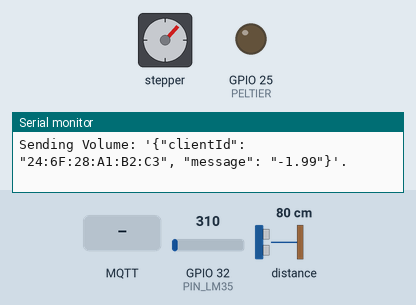
This program was run on a simulated ESP32. On the bench: stepper motor, output pins drawn as LEDs (lit = HIGH), the last lines printed to the serial monitor. The inputs (shaded band) are chosen by the test bench; at power-on: distance to the obstacle 80 cm, GPIO 32 (PIN_LM35) = 310. WiFi joins after 1.5 s; servers stay silent unless stated; no MQTT or app messages arrive unless stated; stepper angles assume 250 steps per turn.

Above: at 3.2 s.
3.3 s: distance to the obstacle set to 2 cm
At 6.37 s:
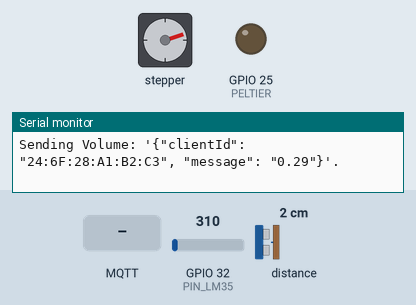
6.8 s: MQTT message "motor" arrives on the first subscribed topic
At 6.97 s:
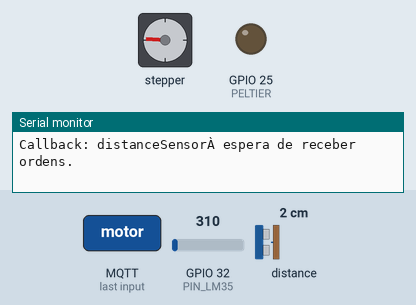
14.9 s: MQTT message "motor" arrives on the second subscribed topic
At 15.08 s:
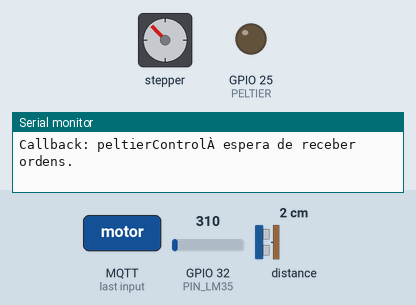
18.4 s: MQTT message "motor" arrives on the third subscribed topic
21.9 s: distance to the obstacle set to 250 cm
Timing chart, 0 to 26.4 s (numbered marks = the images above; inputs shaded):
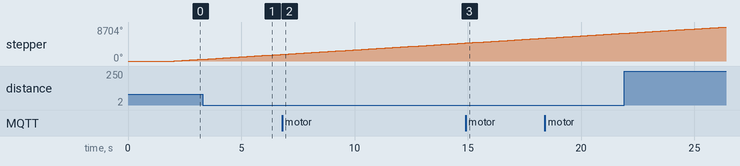

The program:

main.cpp
```cpp
#include <Arduino.h>
#include <WiFi.h>
#include <PubSubClient.h>
#include <Wire.h>
#include <VL53L0X.h>
#include <Stepper.h>

VL53L0X sensor;

#define ADC_VREF_mV 3300.0
#define ADC_RESOLUTION 4096.0
#define PIN_LM35 32
#define PELTIER 25
#define LONG_RANGE
// #define HIGH_SPEED
// #define HIGH_ACCURACY

// Delays
unsigned long previousMillisPeltier = 0;
unsigned long previousMillisTemperature = 0;
unsigned long previousMillisVolume = 0;
int interval = 5000;
int peltierState = 0;

WiFiClient espClient;
PubSubClient client(espClient);

const char *mqtt_broker = "192.168.50.10";
const char *mqtt_username = "pwdam";
const char *mqtt_password = "pwdam";
const String mqtt_clientId = "esp32-client";
const uint16_t port = 1883;

const float upperRadius = 8 / 2; // Raio da parte superior do copo em centímetros
const float lowerRadius = 4 / 2; // Raio da parte inferior do copo em centímetros
const float containerHeight = 8; // Altura total do copo em centímetros

const int stepsPerRevolution = 250;                              // Passos do motor
Stepper myStepper = Stepper(stepsPerRevolution, 15, 12, 13, 14); // Pinos do motor

// Calcular o Volume
float calculateVolume(float distanceInCentimeters)
{
  float height = containerHeight - distanceInCentimeters;

  float volumeInLiters = (((PI * height) / 3) * (pow(upperRadius, 2) + pow(lowerRadius, 2) + (upperRadius * lowerRadius)) / 1000);

  return volumeInLiters;
}

// Mandar o Volume
void sendVolume(float distance)
{

  const char *topic = "volume";

  String message = "{\"clientId\": \"" + WiFi.macAddress() + "\", \"message\": \"" + calculateVolume(distance) + "\"}";

  Serial.println("Sending Volume: '" + message + "'.");

  client.publish(topic, String(message).c_str());

  //  {"clientId":"","message":""}
}

// Mandar o MacAdress
void sendMacAdress()
{
  const char *topic = "macadress";
  const String message = String(WiFi.macAddress());

  Serial.println("Sending MacAdress: '" + message + "'.");
  client.publish(topic, String(message).c_str());
}

// Mandar a Temperatura
void sendTemp()
{
  int adcVal = analogRead(PIN_LM35);
  float milliVolt = adcVal * (ADC_RESOLUTION / ADC_VREF_mV);

  float tempC = milliVolt / 10;

  const char *topic = "temp";
  String message = "{\"clientId\": \"" + WiFi.macAddress() + "\", \"message\": \"" + tempC + "\"}";

  Serial.println("Sending Temperature: '" + message + "'.");

  client.publish(topic, String(message).c_str());
}

int motorSspeed = 70;

// Processar e filtrar a mensagem recebida
void callback(char *topic, byte *payload, unsigned int length)
{
  // Serial.print("Mensagem recebida no seguinte tópico: ");
  // Serial.print(topic);

  // Serial.print(" | Mensagem: '");
  String f = "";
  for (int i = 0; i < length; i++)
  {
    f.concat((char)payload[i]);
  }
  Serial.print("Callback: " + String(topic));

  String MacAdress = "";
  for (int i = 0; i <= 16; i++)
  {
    MacAdress.concat((char)payload[i]);
    // Serial.print((char)payload[i]);
  }

  if (MacAdress == WiFi.macAddress())
  {
    // Serial.println("' |");

    String message = "";
    for (int i = 18; i < length; i++)
    {
      message.concat((char)payload[i]);
    }
    Serial.print(message);

    if (String(topic) == "motor")
    {
      Serial.println(message);
      if (message == "clockwise")
      {
        motorSspeed = stepsPerRevolution;
        // myStepper.step(stepsPerRevolution);
        // myStepper.setSpeed(70);
      }
      else if (message == "-clockwise")
      {
        // myStepper.setSpeed(70);
        // myStepper.step(-stepsPerRevolution);
      }
      else if (message == "OFF")
      {
        motorSspeed = 0;
        // myStepper.setSpeed(1);
      }
    }

    if (String(topic) == "peltierControl")
    {

      Serial.println(message);

      if (message == "ON")
      {
        digitalWrite(PELTIER, HIGH);
        peltierState = 1;
      }
      else if (message == "OFF") // if (String((char)payload[0]) == "OFF")
      {
        digitalWrite(PELTIER, LOW);
        peltierState = 0;
      }
    }
  }
  else
  {
    Serial.println("À espera de receber ordens.");
  }
}

void setup()
{
  // PORTA SERIAL
  Serial.begin(9600);
  Serial.println("\nConsole started.");
  // WIFI
  WiFi.begin("RPiHotspot", "1234567890");
  Serial.println("A tentar conectar ao WiFi");
  while (WiFi.status() != WL_CONNECTED)
  {
  }
  Serial.println("A conexão ao WiFi foi um sucesso!");

  // VL53L0X
  Wire.begin(4, 0);
  sensor.setTimeout(1500);
  if (!sensor.init(false))
  {
    Serial.println("Failed to detect and initialize sensor!");
    while (1)
    {
    }
  }

#if defined LONG_RANGE
  // lower the return signal rate limit (default is 0.25 MCPS)
  sensor.setSignalRateLimit(0.1);
  // increase laser pulse periods (defaults are 14 and 10 PCLKs)
  sensor.setVcselPulsePeriod(VL53L0X::VcselPeriodPreRange, 18);
  sensor.setVcselPulsePeriod(VL53L0X::VcselPeriodFinalRange, 14);
#endif

#if defined HIGH_SPEED
  // reduce timing budget to 20 ms (default is about 33 ms)
  sensor.setMeasurementTimingBudget(20000);
#elif defined HIGH_ACCURACY
  // increase timing budget to 200 ms
  sensor.setMeasurementTimingBudget(500000);
#endif

  // PELTIER
  pinMode(PELTIER, OUTPUT);

  client.setServer(mqtt_broker, port);
  Serial.println("Connecting");
  while (!client.connected())
  {
    client.connect(mqtt_clientId.c_str(), mqtt_username, mqtt_password);
    delay(500);
  }
  Serial.println("Connected to MQTT");
  client.subscribe("distanceSensor");
  client.subscribe("peltierControl");
  client.subscribe("motor");

  client.setCallback(callback);

  //  digitalWrite(PELTIER, HIGH);

  myStepper.setSpeed(70);
  myStepper.step(0);
}

void loop()
{
  myStepper.step(motorSspeed);
  client.loop();

  float distancia = (sensor.readRangeSingleMillimeters() - 40) / 10;
  /*Serial.print(distancia);
  Serial.println("cm");*/

  if (sensor.timeoutOccurred())
  {
    Serial.print("Sensor de Distancia TIMEOUT");
  }

  unsigned long currentMillisPeltier = millis();
  unsigned long currentMillisTemperature = millis();
  unsigned long currentMillisVolume = millis();

  if (currentMillisTemperature - previousMillisTemperature >= 3000)
  {
    previousMillisTemperature = currentMillisTemperature;
    sendTemp();
  }

  if (currentMillisVolume - previousMillisVolume >= 3000)
  {
    previousMillisVolume = currentMillisVolume;
    sendVolume(distancia);
  }

  // Serial.println("A ligar o peltier");
  // digitalWrite(10, HIGH);
  // digitalWrite(9, LOW);
}
```
